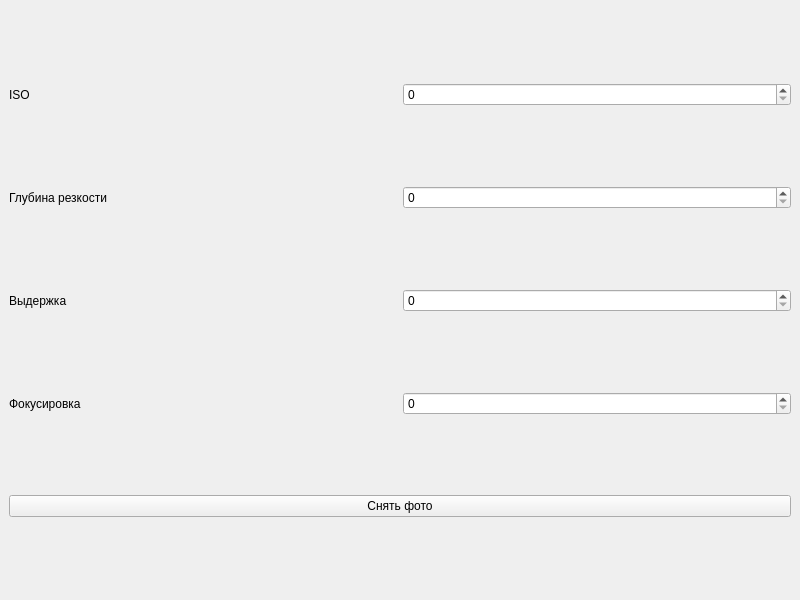
<?xml version="1.0" encoding="UTF-8"?>
<ui version="4.0">
 <class>MainWindow</class>
 <widget class="QMainWindow" name="MainWindow">
  <property name="geometry">
   <rect>
    <x>0</x>
    <y>0</y>
    <width>800</width>
    <height>600</height>
   </rect>
  </property>
  <property name="windowTitle">
   <string>MainWindow</string>
  </property>
  <widget class="QWidget" name="centralwidget">
   <layout class="QVBoxLayout" name="verticalLayout">
    <item>
     <layout class="QHBoxLayout" name="horizontalLayout">
      <item>
       <widget class="QLabel" name="label">
        <property name="text">
         <string>ISO</string>
        </property>
       </widget>
      </item>
      <item>
       <widget class="QSpinBox" name="iso_spinBox"/>
      </item>
     </layout>
    </item>
    <item>
     <layout class="QHBoxLayout" name="horizontalLayout_2">
      <item>
       <widget class="QLabel" name="label_2">
        <property name="text">
         <string>Глубина резкости</string>
        </property>
       </widget>
      </item>
      <item>
       <widget class="QSpinBox" name="deep_sharp_spinBox"/>
      </item>
     </layout>
    </item>
    <item>
     <layout class="QHBoxLayout" name="horizontalLayout_3">
      <item>
       <widget class="QLabel" name="label_3">
        <property name="text">
         <string>Выдержка</string>
        </property>
       </widget>
      </item>
      <item>
       <widget class="QSpinBox" name="sutter_speed_spinBox"/>
      </item>
     </layout>
    </item>
    <item>
     <layout class="QHBoxLayout" name="horizontalLayout_4">
      <item>
       <widget class="QLabel" name="label_4">
        <property name="text">
         <string>Фокусировка</string>
        </property>
       </widget>
      </item>
      <item>
       <widget class="QSpinBox" name="focus_spinBox"/>
      </item>
     </layout>
    </item>
    <item>
     <widget class="QPushButton" name="take_photo">
      <property name="text">
       <string>Снять фото</string>
      </property>
     </widget>
    </item>
   </layout>
  </widget>
 </widget>
 <resources/>
 <connections/>
</ui>
